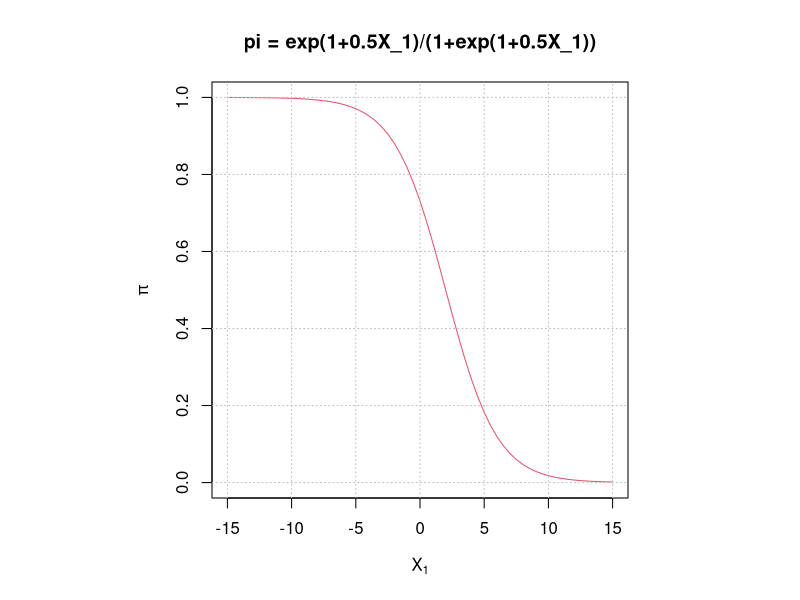

This chart was generated by the following R code:
#####################################################################
# NAME:  Chris Bilder                                               #
# DATE:  9-18-03                                                    #
# Purpose: Graph pi_i vs X_1 for beta=0.5 and beta=-0.5             #
#                                                                   #
# NOTES:                                                            #
#####################################################################



beta0<-1
beta1<--0.5
x1<-seq(from = -15, to = 15, by = 0.5)
pi<-exp(beta0+beta1*x1)/(1+exp(beta0+beta1*x1))


par(pty="s")
plot(x = x1, y = pi, xlab = expression(X[1]), ylab = expression(pi), ylim = c(0,1), 
     type = "l", col = 2, main = "pi = exp(1+0.5X_1)/(1+exp(1+0.5X_1))")
grid(nx = NULL, ny = NULL, col = "gray", lty = "dotted")
